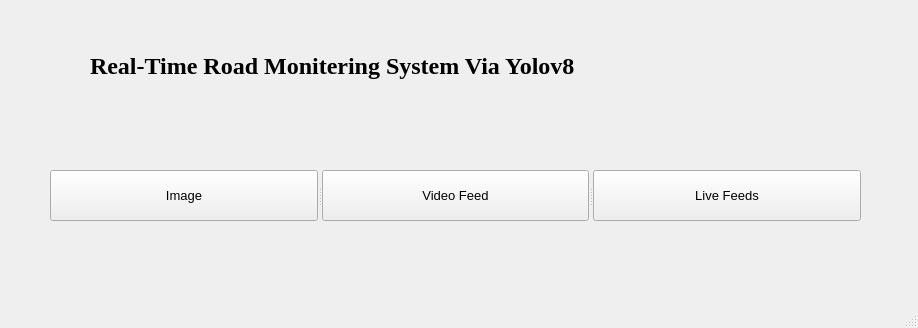
<?xml version="1.0" encoding="UTF-8"?>
<ui version="4.0">
 <class>RTM</class>
 <widget class="QMainWindow" name="RTM">
  <property name="geometry">
   <rect>
    <x>0</x>
    <y>0</y>
    <width>918</width>
    <height>328</height>
   </rect>
  </property>
  <property name="windowTitle">
   <string>MainWindow</string>
  </property>
  <widget class="QWidget" name="centralwidget">
   <widget class="QLabel" name="label">
    <property name="geometry">
     <rect>
      <x>90</x>
      <y>20</y>
      <width>751</width>
      <height>91</height>
     </rect>
    </property>
    <property name="font">
     <font>
      <family>Times New Roman</family>
      <pointsize>18</pointsize>
      <weight>75</weight>
      <bold>true</bold>
     </font>
    </property>
    <property name="text">
     <string>Real-Time Road Monitering System Via Yolov8</string>
    </property>
   </widget>
   <widget class="QSplitter" name="splitter">
    <property name="geometry">
     <rect>
      <x>50</x>
      <y>170</y>
      <width>811</width>
      <height>51</height>
     </rect>
    </property>
    <property name="orientation">
     <enum>Qt::Horizontal</enum>
    </property>
    <widget class="QPushButton" name="pushButton">
     <property name="font">
      <font>
       <pointsize>10</pointsize>
      </font>
     </property>
     <property name="text">
      <string>Image</string>
     </property>
    </widget>
    <widget class="QPushButton" name="pushButton_2">
     <property name="font">
      <font>
       <pointsize>10</pointsize>
      </font>
     </property>
     <property name="text">
      <string>Video Feed</string>
     </property>
    </widget>
    <widget class="QPushButton" name="pushButton_3">
     <property name="font">
      <font>
       <pointsize>10</pointsize>
      </font>
     </property>
     <property name="text">
      <string>Live Feeds</string>
     </property>
    </widget>
   </widget>
  </widget>
  <widget class="QMenuBar" name="menubar">
   <property name="geometry">
    <rect>
     <x>0</x>
     <y>0</y>
     <width>918</width>
     <height>26</height>
    </rect>
   </property>
  </widget>
  <widget class="QStatusBar" name="statusbar"/>
 </widget>
 <resources/>
 <connections/>
</ui>
